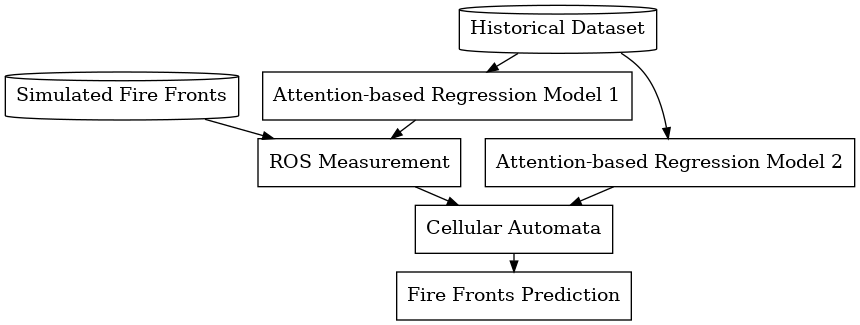

This figure's Python source:
'''
G = pgv.AGraph(directed=True, strict=False, nodesep=0, ranksep=1.2, rankdir="TB",
               splines="none", concentrate=True, bgcolor="write",
               compound=True, normalize=False, encoding='UTF-8')

directed -> False | True：有向图
strict -> True | False：简单图
nodesep：同级节点最小间距
ranksep：不同级节点最小间距
rankdir：绘图方向，可选 TB (从上到下), LR (从左到右), BT (从下到上), RL (从右到左)
splines：线条类型，可选 ortho (直角), polyline (折线), spline (曲线), line (线条), none (无)
concentrate -> True | False：合并线条 (双向箭头)
bgcolor：背景颜色
compound -> True | False：多子图时，不允许子图相互覆盖
normalize -> False | True：以第一个节点作为顶节点
'''
import pygraphviz as pgv

G = pgv.AGraph(directed=True, strict=False, ranksep=0.2, 
               splines="spline", rankdir = "TB", concentrate=True)

a0 = "Simulated Fire Fronts"

a1 = "ROS Measurement"

a3 = "Cellular Automata"
a4 = "Fire Fronts Prediction"

a2 = "Historical Dataset"

a11 = "Attention-based Regression Model 1"
a21 = "Attention-based Regression Model 2"


G.add_nodes_from([a0, a2], shape = "cylinder", style = "solid")
G.add_nodes_from([a1, a3, a4,
                  a11, a21],
                  shape = "polygen", style = "solid")

G.add_edges_from([[a0, a1], [a1, a3],[a3, a4],
                 [a2, a11], [a11, a1],
                 [a2, a21], [a21, a3]],
                  arrowsize=0.8)

G.layout()
G.draw("figurepredictionprocess.png", prog="dot")
